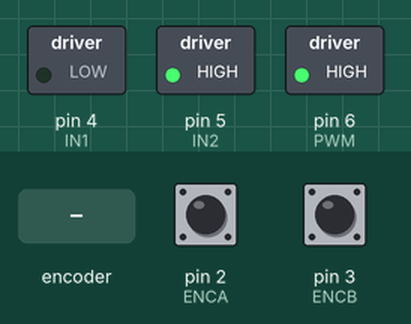
Recording of a sketch running on a simulated Arduino Uno, built with avr-gcc and run on an emulated ATmega328P. Shown: switched loads named in the sketch (green lamp = pin HIGH). The test bench sets the inputs (shaded band); at power-on: pin 2 (ENCA) HIGH, pin 3 (ENCB) HIGH. What the sketch prints to the serial monitor is not drawn.

Above: at 1.2 s.
1.3 s: rotary encoder on pin 2 (ENCA) / pin 3 (ENCB) turned 1 step (first pin leading)
Timing chart, 0 to 4.3 s (numbered marks = the images above; inputs shaded):
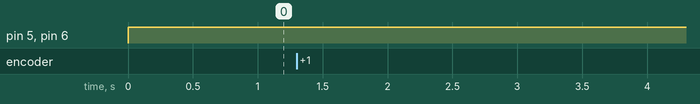

The sketch:

encoder_test2.ino
```cpp
#define ENCA 2
#define ENCB 3
#define PWM 6
#define IN1 4
#define IN2 5

int pos = 0;
long prevT = 0;
float eprev = 0;
float eintegral = 0;


void setup() {
  Serial.begin(9600);
  pinMode(ENCA,INPUT);
  pinMode(ENCB,INPUT);
  pinMode(PWM, OUTPUT);
  pinMode(IN1, OUTPUT);
  pinMode(IN2, OUTPUT);
  attachInterrupt(digitalPinToInterrupt(ENCA),readEncoder,RISING);
}

void loop() {

  int target = 1000;

  float kp = 6;
  float kd = 0.02;
  float ki = 0.1;

  long currT = micros();

  float deltaT = ((float)(currT-prevT))/1.0e6;
  prevT = currT;

  int e = pos - target;

  float dedt = (e - eprev)/(deltaT);

  eintegral = eintegral + e*deltaT;

  float u = kp*e + kd*dedt + ki*eintegral;

  float pwr = fabs(u);
  if(pwr>255){
    pwr=255;
  }

  int dir = 1;
  if(u<0){
    dir = -1;
  }

  setMotor(dir, pwr, PWM,IN1,IN2);

  eprev = e;

  Serial.print(target);
  Serial.print(" ");
  Serial.print(pos);
  Serial.println();

}

void setMotor(int dir, int pwmVal, int pwm, int in1, int in2){
  analogWrite(pwm,pwmVal);
  if(dir == 1){
    digitalWrite(in1,HIGH);
    digitalWrite(in2,LOW);
  }
  else if(dir == -1){
    digitalWrite(in1, LOW);
    digitalWrite(in2, HIGH);
  }
  else{
    digitalWrite(in1, LOW);
    digitalWrite(in2, LOW);
  }
}


void readEncoder(){
  int b = digitalRead(ENCB);
  if(b > 0){
    pos++;
  }
  else{
    pos--;
  }

}
```

Measured:
- after the input at 1.3 s, every drawn part: stays the same
